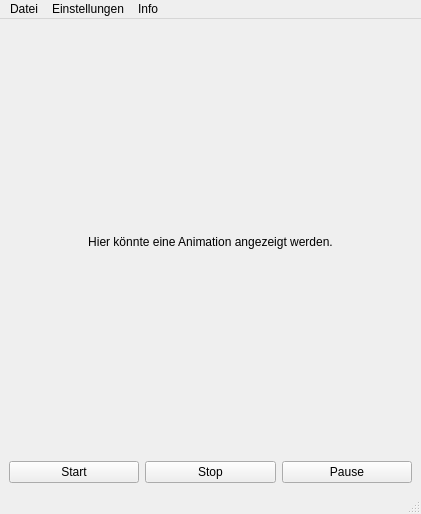
<?xml version="1.0" encoding="UTF-8"?>
<ui version="4.0">
 <class>AnimationViewWindow</class>
 <widget class="QMainWindow" name="AnimationViewWindow">
  <property name="geometry">
   <rect>
    <x>0</x>
    <y>0</y>
    <width>421</width>
    <height>514</height>
   </rect>
  </property>
  <property name="windowTitle">
   <string>Animationsbetrachter</string>
  </property>
  <property name="windowIcon">
   <iconset theme="media-playback-start"/>
  </property>
  <widget class="QWidget" name="centralwidget">
   <layout class="QGridLayout" name="gridLayout">
    <item row="0" column="0" colspan="3">
     <widget class="QLabel" name="label">
      <property name="text">
       <string>Hier könnte eine Animation angezeigt werden.</string>
      </property>
      <property name="alignment">
       <set>Qt::AlignmentFlag::AlignCenter</set>
      </property>
     </widget>
    </item>
    <item row="1" column="0">
     <widget class="QPushButton" name="btnStart">
      <property name="text">
       <string>Start</string>
      </property>
      <property name="icon">
       <iconset theme="media-playback-start"/>
      </property>
     </widget>
    </item>
    <item row="1" column="1">
     <widget class="QPushButton" name="btnStop">
      <property name="text">
       <string>Stop</string>
      </property>
      <property name="icon">
       <iconset theme="media-playback-stop"/>
      </property>
     </widget>
    </item>
    <item row="1" column="2">
     <widget class="QPushButton" name="btnPause">
      <property name="text">
       <string>Pause</string>
      </property>
      <property name="icon">
       <iconset theme="media-playback-pause"/>
      </property>
     </widget>
    </item>
   </layout>
  </widget>
  <widget class="QMenuBar" name="menubar">
   <property name="geometry">
    <rect>
     <x>0</x>
     <y>0</y>
     <width>421</width>
     <height>22</height>
    </rect>
   </property>
   <widget class="QMenu" name="menuFile">
    <property name="title">
     <string>Datei</string>
    </property>
    <addaction name="actionExit"/>
   </widget>
   <widget class="QMenu" name="menuInfo">
    <property name="title">
     <string>Info</string>
    </property>
    <addaction name="actionSupportedFileTypes"/>
   </widget>
   <widget class="QMenu" name="menuSettings">
    <property name="title">
     <string>Einstellungen</string>
    </property>
    <addaction name="actionAutoStartVideos"/>
   </widget>
   <addaction name="menuFile"/>
   <addaction name="menuSettings"/>
   <addaction name="menuInfo"/>
  </widget>
  <widget class="QStatusBar" name="statusbar"/>
  <action name="actionExit">
   <property name="icon">
    <iconset theme="window-close"/>
   </property>
   <property name="text">
    <string>Schließen</string>
   </property>
   <property name="shortcut">
    <string>F3</string>
   </property>
  </action>
  <action name="actionSupportedFileTypes">
   <property name="icon">
    <iconset theme="dialog-information"/>
   </property>
   <property name="text">
    <string>Unterstützte Dateiformate</string>
   </property>
  </action>
  <action name="actionAutoStartVideos">
   <property name="checkable">
    <bool>true</bool>
   </property>
   <property name="text">
    <string>Videos automatisch starten</string>
   </property>
  </action>
 </widget>
 <resources/>
 <connections/>
</ui>
